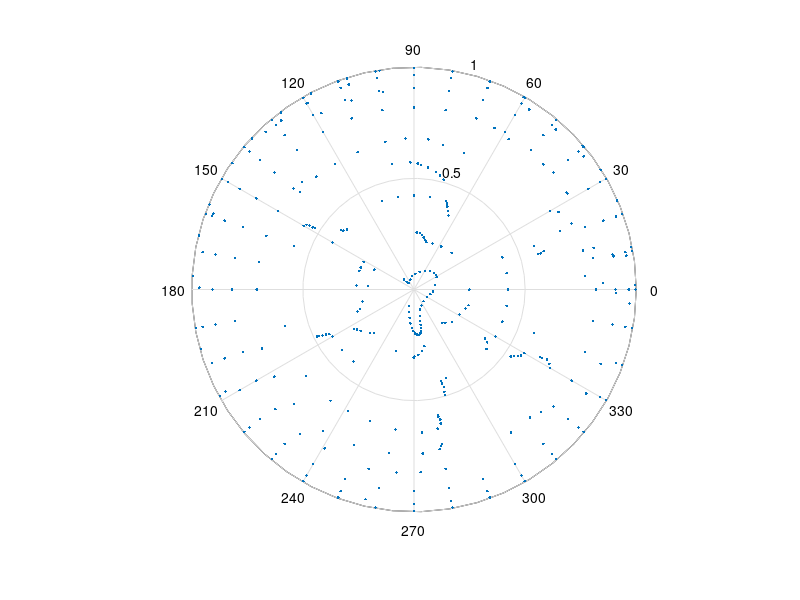

Here is the MATLAB script that generated this plot:
load temp_trj.dat;
lon=temp_trj(:,1);
lat=temp_trj(:,2);
polar(pi*lon/180,cos(pi*lat/180),'.');
print -dpng "-S640,480" polar1.jpg;


